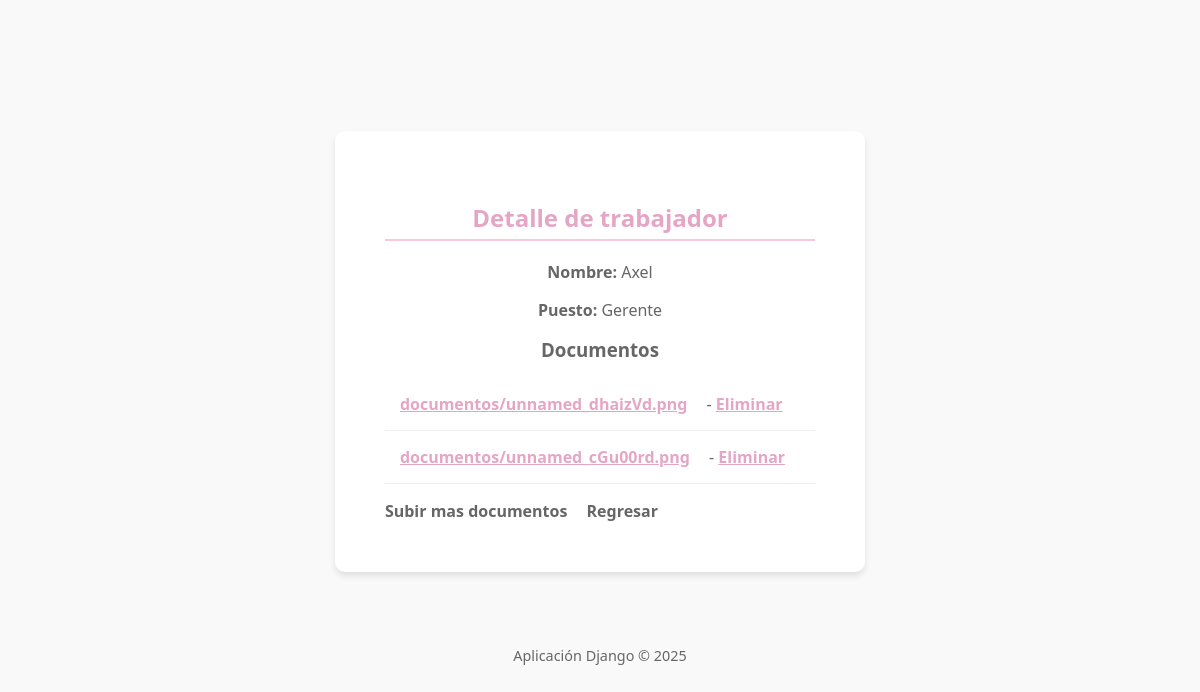
The app's page /trabajador/3/, older data.
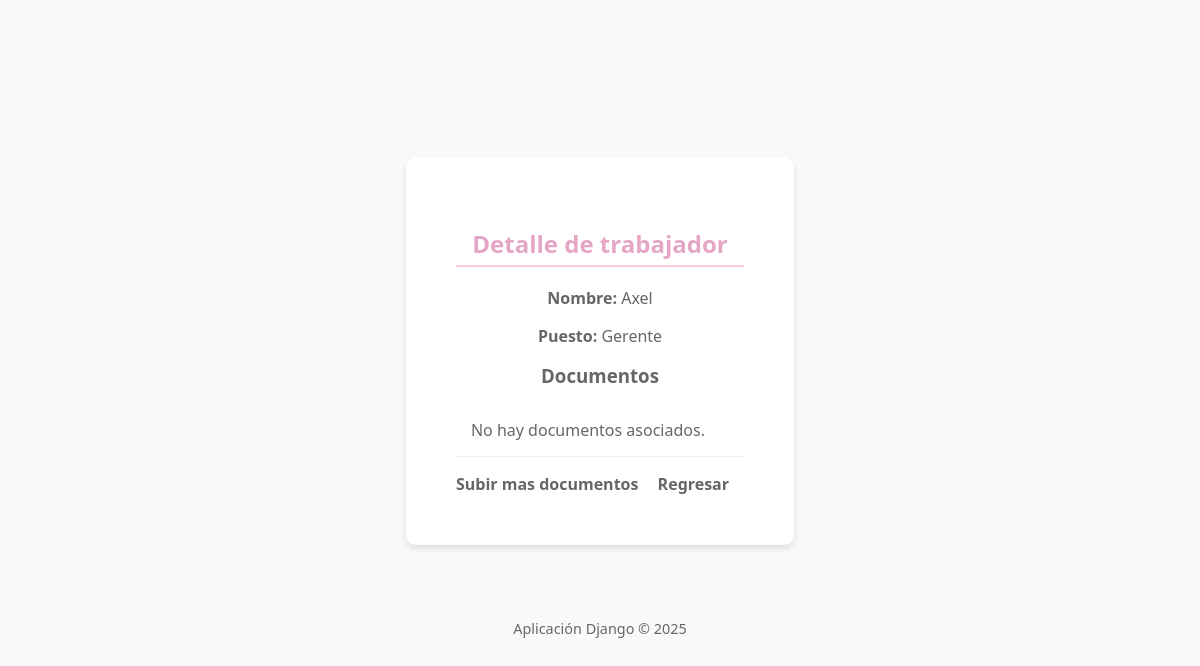
The same page, newer data.
### expedientes/models.py (models this page shows, shortened)
class Documento(models.Model):
    trabajador = models.ForeignKey(
        Trabajador, on_delete=models.CASCADE, related_name="documentos"
    )
    archivo = models.FileField(upload_to="documentos/")

### expedientes/views.py (the view)
# urls.py: path('trabajador/<int:pk>/', TrabajadorDetailView.as_view(), name='detalle_trabajador'),
class TrabajadorDetailView(DetailView):
    model = Trabajador
    template_name = "expedientes/trabajador_detail.html"
    context_object_name = "trabajador"

### expedientes/templates/expedientes/trabajador_detail.html (shortened to what this page needs)
{% extends 'expedientes/base.html' %}
{% block content %}
<h2>Detalle de trabajador</h2>
<p><strong>Nombre: </strong>{{ trabajador.nombre }} </p>
<p><strong>Puesto: </strong>{{ trabajador.puesto }} </p>
<h3>Documentos</h3>
<ul>
    {% for doc in trabajador.documentos.all %}
        <li>
            <a href="{{ doc.archivo.url }}" target="_blank">{{ doc.archivo.name }}</a>
             - <a href="{% url 'eliminar_documento' doc.id %}">Eliminar</a>
        </li>
        {% empty %}
            <li>
                No hay documentos asociados.
            </li>
    {% endfor %}
</ul>
<a href="{% url 'cargar_documentos' trabajador.id %}">Subir mas documentos</a>
<a href="{% url 'lista_trabajadores' %}">Regresar</a>
{% endblock %}

Row changes from the older to the newer data that the page shows:
removed Documento: archivo.name "documentos/unnamed_dhaizVd.png"
removed Documento: archivo.name "documentos/unnamed_cGu00rd.png"
Text that changed along with them:
text now shown: "No hay documentos asociados."
